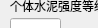
         <widget class="QWidget" name="ConStrengReportPage">
          <property name="geometry">
           <rect>
            <x>0</x>
            <y>0</y>
            <width>98</width>
            <height>28</height>
           </rect>
          </property>
          <attribute name="label">
           <string>2、混凝土试件抗压强度检验报告</string>
          </attribute>
          <widget class="QLabel" name="C_Strengthlabel">
           <property name="geometry">
            <rect>
             <x>10</x>
             <y>0</y>
             <width>194</width>
             <height>12</height>
            </rect>
           </property>
           <property name="text">
            <string>个体水泥强度等级系数区间</string>
           </property>
          </widget>
          <widget class="QLabel" name="linelabel_1">
           <property name="geometry">
            <rect>
             <x>58</x>
             <y>20</y>
             <width>36</width>
             <height>20</height>
            </rect>
           </property>
           <property name="text">
            <string> -----</string>
           </property>
          </widget>
          <widget class="QLineEdit" name="MinC_StrengthEdit">
           <property name="geometry">
            <rect>
             <x>10</x>
             <y>18</y>
             <width>51</width>
             <height>20</height>
            </rect>
           </property>
          </widget>
          <widget class="QLineEdit" name="MaxC_StrengthEdit">
           <property name="geometry">
            <rect>
             <x>100</x>
             <y>20</y>
             <width>62</width>
             <height>20</height>
            </rect>
           </property>
          </widget>
          <widget class="QComboBox" name="Project2Checker">
           <property name="geometry">
            <rect>
             <x>290</x>
             <y>50</y>
             <width>81</width>
             <height>22</height>
            </rect>
           </property>
          </widget>
          <widget class="QComboBox" name="Project2Try">
           <property name="geometry">
            <rect>
             <x>470</x>
             <y>50</y>
             <width>81</width>
             <height>22</height>
            </rect>
           </property>
          </widget>
          <widget class="QLabel" name="label_93">
           <property name="geometry">
            <rect>
             <x>10</x>
             <y>50</y>
             <width>121</width>
             <height>16</height>
            </rect>
           </property>
           <property name="text">
            <string>单位检验工程负责人：</string>
           </property>
          </widget>
          <widget class="QComboBox" name="Project2Manager">
           <property name="geometry">
            <rect>
             <x>130</x>
             <y>50</y>
             <width>81</width>
             <height>22</height>
            </rect>
           </property>
          </widget>
          <widget class="QLabel" name="label_94">
           <property name="geometry">
            <rect>
             <x>250</x>
             <y>50</y>
             <width>31</width>
             <height>16</height>
            </rect>
           </property>
           <property name="text">
            <string>校核：</string>
           </property>
          </widget>
          <widget class="QLabel" name="label_95">
           <property name="geometry">
            <rect>
             <x>410</x>
             <y>50</y>
             <width>51</width>
             <height>16</height>
            </rect>
           </property>
           <property name="text">
            <string>检验：</string>
           </property>
          </widget>
          <widget class="QLineEdit" name="Project2InspectCodeEdit">
           <property name="geometry">
            <rect>
             <x>310</x>
             <y>20</y>
             <width>151</width>
             <height>20</height>
            </rect>
           </property>
          </widget>
          <widget class="QLabel" name="Inspection_UnitLabel_4">
           <property name="geometry">
            <rect>
             <x>250</x>
             <y>20</y>
             <width>71</width>
             <height>16</height>
            </rect>
           </property>
           <property name="text">
            <string>省统表号：</string>
           </property>
          </widget>
         </widget>
